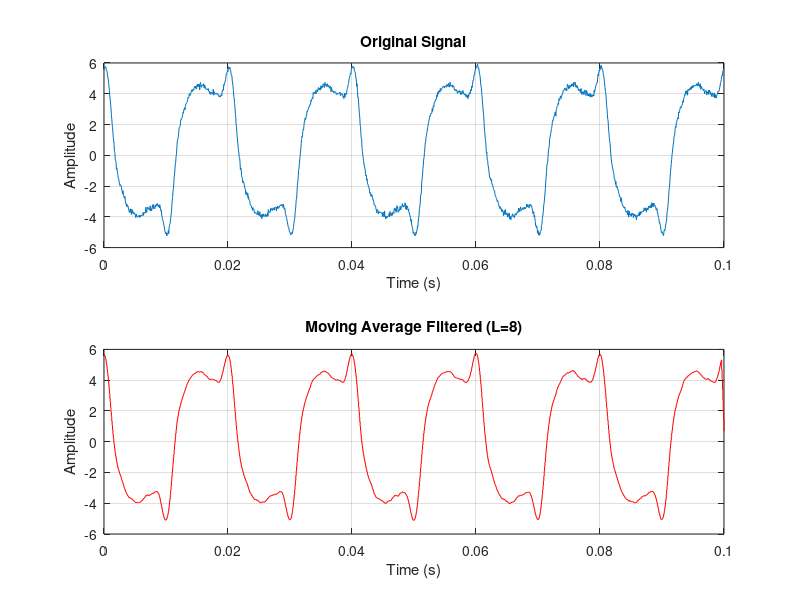

MATLAB code to generate this figure:
% SG_filter.m
% Generate SG signal and apply programmable moving average filter (L=4 or L=8)
% Clear workspace
clear; clc;

% Define parameters (same as SG.m)
rng(0);               % Seed for reproducibility
fs  = 16000;          % Sampling frequency
f0  = 50;             % Fundamental frequency
T   = 1/f0;
cycles = 5;
duration = cycles * T;
t = 0:1/fs:duration;
w0 = 2*pi*f0;

% Generate input signal (no quantization)
signal = 0.3 + ...
         5   * sin(w0 * t + 2.5) + ...
         1.5 * sin(3 * w0 * t + 1.3) + ...
         0.75* sin(5 * w0 * t + 1.0) + ...
         0.375* sin(7 * w0 * t + 0.6) + ...
         0.1875*sin(9 * w0 * t + 0.3) + ...
         randn(size(t))*10^(-21/20);

% Choose moving average window length L (4 or 8)
L = 8;  % change to 8 as needed

% Pad signal with zeros for boundary handling
Xpad = [signal, zeros(1,L-1)];
N = length(signal);
Y   = zeros(1, N);

% Compute moving average Y(i) = mean(X(i:i+L-1))
for i = 1:N
    Y(i) = sum(Xpad(i:i+L-1)) / L;
end

% Plot original and filtered signals side by side
figure;
subplot(2,1,1);
plot(t, signal);
title('Original Signal');
xlabel('Time (s)'); ylabel('Amplitude'); grid on;

subplot(2,1,2);
stairs(t, Y, 'r');
title(['Moving Average Filtered (L=', num2str(L), ')']);
xlabel('Time (s)'); ylabel('Amplitude'); grid on;

% Store filtered result for further processing
dataFilename = sprintf('filtered_signal_L%d.mat', L);
save(dataFilename, 'Y', 't', 'L');

disp(['Filtered signal saved to ', dataFilename]);

% Quantize filtered signal for VHDL ROM (n-bit)
n = 8;  % bit depth for ROM
% scale Y to integer range [0, 2^n-1]
qY = round((Y - min(Y)) / (max(Y) - min(Y)) * (2^n - 1));
Nq = length(qY);

% Write VHDL package with filtered ROM
fidV = fopen('filter_rom_pkg.vhd','w');
fprintf(fidV,[...
'library ieee;\n' ...
'use ieee.std_logic_1164.all;\n' ...
'use ieee.numeric_std.all;\n\n' ...
'package filter_rom_pkg is\n' ...
'  constant ROM_DEPTH : integer := %d;\n' ...
'  type rom_t is array (0 to ROM_DEPTH-1) of std_logic_vector(%d downto 0);\n' ...
'  constant FILTER_ROM : rom_t := (\n'], Nq, n-1);
for idx = 1:Nq
    if idx < Nq
        fprintf(fidV,'    x"%02X",\n', qY(idx));
    else
        fprintf(fidV,'    x"%02X"\n', qY(idx));
    end
end
fprintf(fidV,[...
'  );\n' ...
'end package filter_rom_pkg;\n']);
fclose(fidV);
disp('VHDL package filter_rom_pkg.vhd generated');

% --- Correlation of filtered signal ---
nCorr = 3;  % half-window for correlation (2*nCorr total)
correlation = zeros(1, N);
for k = nCorr+1:N-nCorr
    corrVal = 0;
    for i = 0:nCorr-1
        corrVal = corrVal + Y(k+i) * Y(k-i-1);
    end
    correlation(k) = corrVal;
end

% Quantize correlation for VHDL ROM (p-bit)
p = 16;  % bit depth for correlation ROM
corrQ = round((correlation - min(correlation)) / (max(correlation) - min(correlation)) * (2^p - 1));
Nc = length(corrQ);

% Write VHDL package for correlation ROM
fidC = fopen('correlation_rom_pkg.vhd','w');
fprintf(fidC,[...    
'library ieee;\n' ...
'use ieee.std_logic_1164.all;\n' ...
'use ieee.numeric_std.all;\n\n' ...
'package correlation_rom_pkg is\n' ...
'  constant ROM_DEPTH : integer := %d;\n' ...
'  type rom_t is array (0 to ROM_DEPTH-1) of std_logic_vector(%d downto 0);\n' ...
'  constant CORRELATION_ROM : rom_t := (\n'], Nc, p-1);
for idx = 1:Nc
    if idx < Nc
        fprintf(fidC,'    x"%s",\n', dec2hex(corrQ(idx), ceil(p/4)));
    else
        fprintf(fidC,'    x"%s"\n', dec2hex(corrQ(idx), ceil(p/4)));
    end
end
fprintf(fidC,[...
'  );\n' ...
'end package correlation_rom_pkg;\n']);
fclose(fidC);
disp('VHDL package correlation_rom_pkg.vhd generated');
